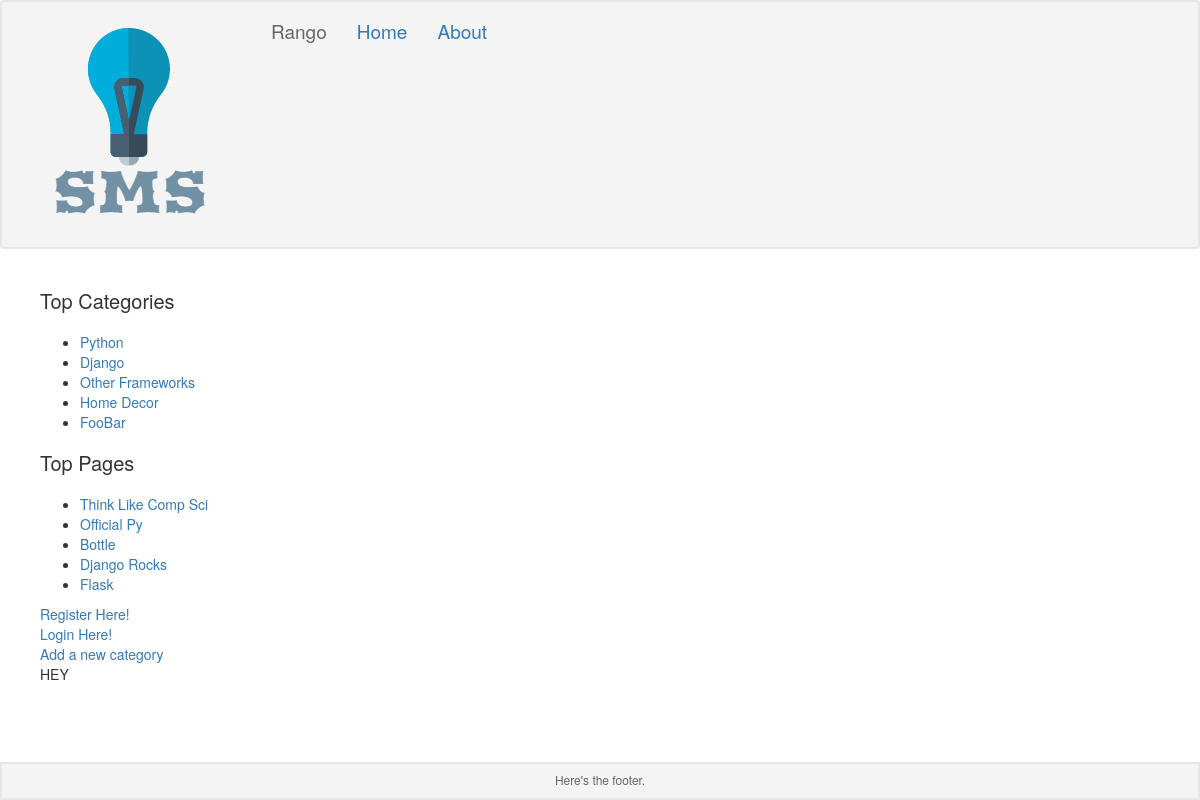
Screenshot of /rango/ with the database file from the repository.
### rango/models.py (models this page shows, shortened)
class Category(models.Model):
    name = models.CharField(max_length=128, unique=True)
    views = models.IntegerField(default=0)
    likes = models.IntegerField(default=0)
    slug = models.SlugField()
    class Meta:
        verbose_name_plural = "Categories"

class Page(models.Model):
    category = models.ForeignKey(Category)
    title = models.CharField(max_length=128)
    url = models.URLField()
    views = models.IntegerField(default=0)

### rango/views.py (the view)
def index(request):
    category_list = Category.objects.order_by('-likes')[:5]
    page_list = Page.objects.order_by('-views')[:5]
    context_dict = {'categories': category_list, 'pages': page_list}
    return render(request, 'rango/index.html', context_dict)

### rango/templates/rango/index.html (shortened to what this page needs)
{% extends "rango/base.html" %}
{% block pagename %}Rango{% endblock pagename %}
{% block content %}
<section>
  <h1>Top Categories</h1>
  {% if categories %}
    <ul>
        {% for category in categories %}
        <li><a href="/rango/category/{{ category.slug }}">{{ category.name }}</a></li>
        {% endfor %}
    </ul>
    {% else %}
        <strong>There are no categories present.</strong>
    {% endif %}
    <h1>Top Pages</h1>
    {% if pages %}
    <ul>
        {% for page in pages %}
        <li><a href="{{ page.url }}">{{ page.title }}</a></li>
        {% endfor %}
    </ul>
    {% else %}
        <strong>There are no pages present.</strong>
    {% endif %}
    {% if user.is_authenticated %}
    <a href="/rango/restricted/">Restricted Page</a><br />
    <a href="/rango/logout/">Logout</a><br />
    {% else %}
    <a href="/rango/register/">Register Here!</a><br />
    <a href="/rango/login/">Login Here!</a><br />
    {% endif %}
    <a href="/rango/add_category/">Add a new category</a><br />
<p> HEY </p>
</section>
{% endblock %}

### rango/static/style.css (style rules this page uses)
html, body { height: 100%; margin: 0; }
section h1 { font-size: 20px; padding-bottom: 10px; }

### rows the page displays
Category: name "Python"
Category: name "Django"
Category: name "Other Frameworks"
Category: name "Home Decor"
Category: name "FooBar"
Page: title "Think Like Comp Sci"
Page: title "Official Py"
Page: title "Bottle"
Page: title "Django Rocks"
Page: title "Flask"
